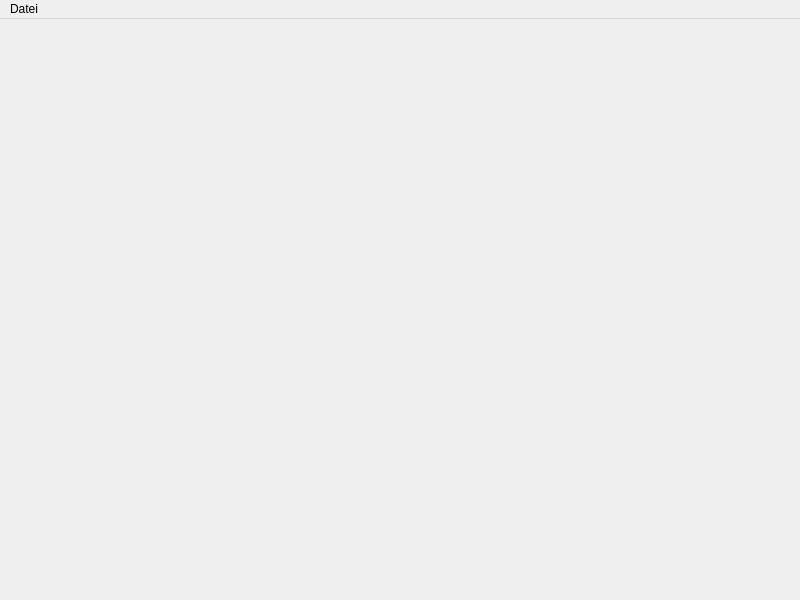
<?xml version="1.0" encoding="UTF-8"?>
<ui version="4.0">
 <class>MainWindow</class>
 <widget class="QMainWindow" name="MainWindow">
  <property name="geometry">
   <rect>
    <x>0</x>
    <y>0</y>
    <width>800</width>
    <height>600</height>
   </rect>
  </property>
  <property name="windowTitle">
   <string>Roboy Control</string>
  </property>
  <widget class="QWidget" name="centralwidget"/>
  <widget class="QMenuBar" name="menubar">
   <property name="geometry">
    <rect>
     <x>0</x>
     <y>0</y>
     <width>800</width>
     <height>25</height>
    </rect>
   </property>
   <widget class="QMenu" name="menuDatei">
    <property name="title">
     <string>Datei</string>
    </property>
   </widget>
   <addaction name="menuDatei"/>
  </widget>
  <action name="actionTest">
   <property name="text">
    <string>Test</string>
   </property>
  </action>
 </widget>
 <resources/>
 <connections/>
</ui>
